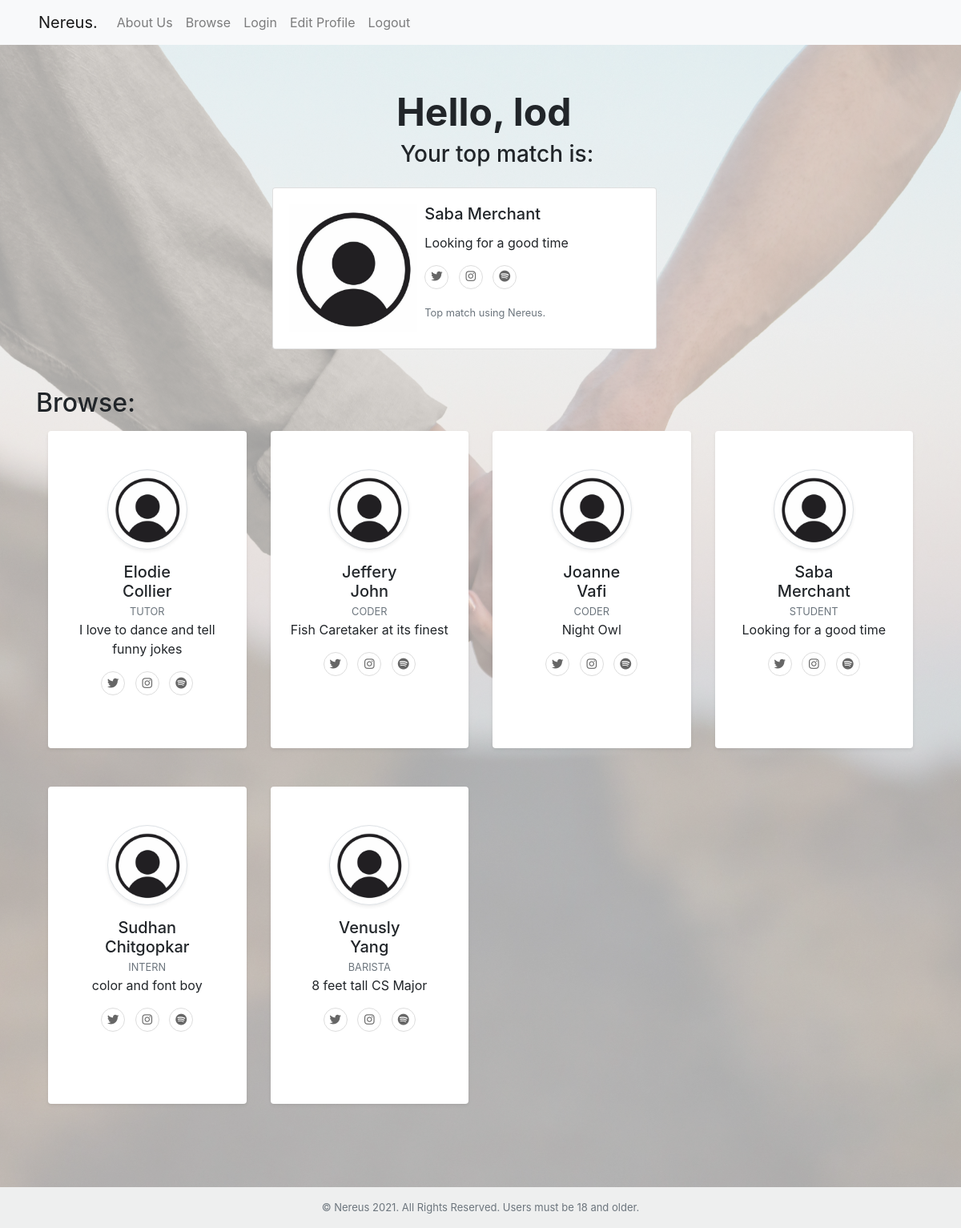
The page /newbrowse.php (signed in) on the database its author committed.
### tables this page shows
CREATE TABLE profileInfo ( firstName varchar(10) NOT NULL UNIQUE, lastName varchar(15) NOT NULL, bio varchar(150) NOT NULL, age int NOT NULL, jobTitle varchar(15) NOT NULL, sex varchar(15) NOT NULL, lookingForSex varchar(15) NOT NULL, relationType varchar(15) NOT NULL, instagram varchar(60) NOT NULL, twitter varchar(150) NOT NULL, spotify varchar(150) NOT NULL, username varchar(50), FOREIGN KEY (username) REFERENCES accountInfo(username) );

### newbrowse.php (the view, shortened to what this page needs)
<!DOCTYPE html>
<html>
<head>
    <link rel="stylesheet" href="https://stackpath.bootstrapcdn.com/bootstrap/4.3.1/css/bootstrap.min.css">
    <link rel="stylesheet" href="./style/browse.css">
</head>
<body>
<nav class="navbar navbar-expand-lg navbar-light bg-light px-5">
        <a class="navbar-brand" href="index.html">Nereus.</a>
        <div class="collapse navbar-collapse" id="navbarNavAltMarkup">
            <div class="navbar-nav">
            <a class="nav-item nav-link" href="./static/aboutus.html">About Us</a>
                <a class="nav-item nav-link" href="newbrowse.php">Browse</a>
                <a class="nav-item nav-link" href="LogIn.php">Login</a>
                <a class="nav-item nav-link" href="ep.php">Edit Profile</a>
                <a class="nav-item nav-link" href="logOut.php">Logout</a>
            </div>
        </div>
    </nav>
    <div class="container pt-5 pb-2">
        <div class="row head" style="margin-left: 450px;font-size: -webkit-xxx-large;">
            <?php
            require('connDB.php');
            if (!isset($_SESSION['username'])) {
                header("Location: LogIn.php");
            } else {
                $username = $_SESSION['username'];
                echo "Hello, ";
                echo $username;
            }
            $userQ = "SELECT one,two,three,four,five FROM questionsInfo WHERE '$username'=username";
            $query_runUserQ = mysqli_query($conn, $userQ);
            $row3 = mysqli_num_rows($query_runUserQ) > 0;
            if ($row3) {
                while ($row6 = mysqli_fetch_array($query_runUserQ)) {
                    $one = $row6['one'];
                    $two = $row6['two'];
                    $three = $row6['three'];
                    $four = $row6['four'];
                    $five = $row6['five'];
                }
            }
            $query1 = "SELECT * FROM questionsInfo";
            $query_run1 = mysqli_query($conn, $query1);
            $check_user = mysqli_num_rows($query_run1) > 0;
            $maxCount = -1;
            $holdMatch = "";
            if ($check_user) {
                while ($col = mysqli_fetch_array($query_run1)) {
                    $count = 0;
                    if ($one == $col['one']) {
                        $count++;
                    }
                    if ($two == $col['two']) {
                        $count++;
                    }
                    if ($three == $col['three']) {
                        $count++;
                    }
                    if ($four == $col['four']) {
                        $count++;
                    }
                    if ($five == $col['five']) {
                        $count++;
                    }
                    if ($maxCount < $count) {
                        if ($col['username'] != $username) {
                            $maxCount = $count;
                            $holdMatch = $col['username'];
                        }
                    }
                }
            }
            ?>
        </div>
        <div class="row mb-2">
            <h3 style="margin-left: 470px;"> Your top match is:</h3>
        </div>
        <?php
        $printMatch = "SELECT * from profileInfo WHERE '$holdMatch'=username";
        $pM = mysqli_query($conn, $printMatch);
        $pMChek = mysqli_num_rows($pM) > 0;
        if ($pMChek) {
            while ($PM = mysqli_fetch_array($pM)) {
        ?>
                <div class="container pt-2">
                    <div class="card mb-3" style="max-width: 40vw;margin-left: 280px;">
                        <div class="row" >
                            <div class="col-md-4">
                                <img src="./images/genericprofile.jpg" style="padding-top: 20px;padding-bottom: 20px;padding-left: 20px;padding-right: 20px; width:200px">
                            </div>
                            <div class="col-md-8">
                                <div class="card-body">
                                    <h5 class="card-title"><?php echo $PM['firstName'] . " ";
                                                            echo $PM['lastName']; ?></h5>
                                    <p class="card-text"><?php echo $PM['bio'] . "<br>"; ?></p>
                                    <ul class="social mb-0 list-inline my-3">
                                        <li class="list-inline-item"><a href="<?php echo $PM['twitter']; ?>" class="social-link"><i class="fa fa-twitter"></i></a></li>
                                        <li class="list-inline-item"><a href="<?php echo $PM['instagram']; ?>" class="social-link"><i class="fa fa-instagram"></i></a></li>
                                        <li class="list-inline-item"><a href="<?php echo $PM['spotify']; ?>" class="social-link"><i class="fa fa-spotify"></i></a></li>
                                    </ul>
                                    <p class="card-text"><small class="text-muted">Top match using Nereus.</small></p>
                                </div>
                            </div>
                        </div>
                    </div>
                </div>
        <?php
            }
        } else {
            echo "No Match Found";
        }
        ?>
        <div class="container mt-5">
            <div class="row justify-content-begin">
                <h2>Browse:</h2>
            </div>
        </div>
        <div class="container mb-5 mt-2">
            <div class="row">
                <?php
                require('connDB.php');
                $sql = "SELECT * FROM profileInfo";
                $query_run = mysqli_query($conn, $sql);
                $check_user = mysqli_num_rows($query_run) > 0;
                if ($check_user) {
                    while ($row = mysqli_fetch_array($query_run)) {
                ?>
                        <div class="col-xl-3 col-sm-6 mb-5" style="height: 396px;margin-bottom: 0px;">
                            <div class="bg-white rounded shadow-sm py-5 px-4 text-center" style="height: 396px;">
                                <img src="./images/genericprofile.jpg" alt="" width="100" class="img-fluid rounded-circle mb-3 img-thumbnail shadow-sm">
                                <h5 class="mb-0"><?php echo $row['firstName'] . " <br>";
                                                    echo $row['lastName']; ?></h5>
                                <span class="small text-uppercase text-muted"><?php echo $row['jobTitle'] . "<br>"; ?></span>
                                <?php echo $row['bio'] . "<br>"; ?>
                                <ul class="social mb-0 list-inline mt-3">
                                    <li class="list-inline-item"><a href="<?php echo $row['twitter']; ?>" class="social-link"><i class="fa fa-twitter"></i><?php $row['instagram']; ?></a></li>
                                    <li class="list-inline-item"><a href="<?php echo $row['instagram']; ?>" class="social-link"><i class="fa fa-instagram"></i><?php $row['instagram']; ?></a></li>
                                    <li class="list-inline-item"><a href="<?php echo $row['spotify']; ?>" class="social-link"><i class="fa fa-spotify"></i><?php $row['instagram']; ?></a></li>
                                </ul>
                            </div>
                        </div>
                <?php
                    }
                } else {
                    echo "No Users Found";
                }
                ?>
            </div>
        </div>
    </div>
</body>
<footer class="text-center text-lg-start bg-light text-muted">
    <div class="text-center p-3" style="background-color: #edededcc;font-size: small;">
        &#169; Nereus 2021. All Rights Reserved. Users must be 18 and older.
    </div>
</footer>

### style/browse.css (style rules this page uses)
.head { font-size: 3rem; font-weight: bold; }
body { background-color: #FFF8F7; background-repeat: no-repeat; background-image: url('../images/browse2.jpg'); background-size: cover; background-color: rgba(255,255,255,0.6); background-blend-mode: lighten; }
.social-link { width: 30px; height: 30px; border: 1px solid #ddd; display: flex; align-items: center; justify-content: center; color: #666; border-radius: 50%; transition: all 0.3s; font-size: 0.9rem; }

### rows shown on the page
profileinfo: firstName "Saba", lastName "Merchant", bio "Looking for a good time", jobTitle "STUDENT"
profileinfo: firstName "Elodie", lastName "Collier", jobTitle "TUTOR", bio "I love to dance and tell funny jokes"
profileinfo: firstName "Jeffery", lastName "John", jobTitle "CODER", bio "Fish Caretaker at its finest"
profileinfo: firstName "Joanne", lastName "Vafi", jobTitle "CODER", bio "Night Owl"
profileinfo: firstName "Sudhan", lastName "Chitgopkar", jobTitle "INTERN", bio "color and font boy"
profileinfo: firstName "Venusly", lastName "Yang", jobTitle "BARISTA", bio "8 feet tall CS Major"

### other values the page prints
$username "lod"
